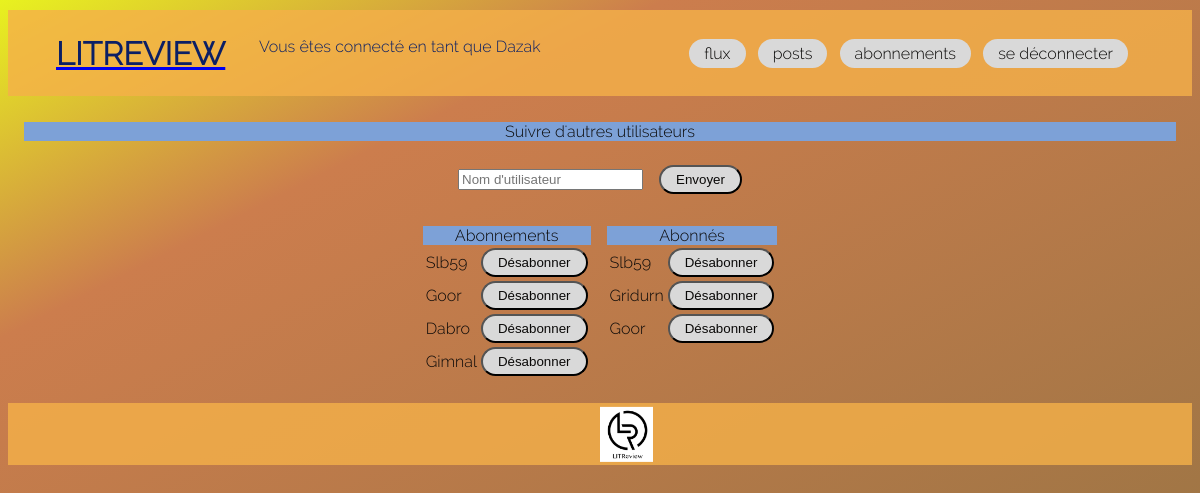
The page /account/subscribe/ (signed in) on the database its author committed.
### account/models.py (models this page shows, shortened)
class UserFollows(models.Model):
    user = models.ForeignKey(to=settings.AUTH_USER_MODEL,
                             on_delete=models.CASCADE,
                             related_name='following')
    followed_user = models.ForeignKey(to=settings.AUTH_USER_MODEL,
                                      on_delete=models.CASCADE,
                                      related_name='followed_by')
    class Meta:
        unique_together = ('user', 'followed_user', )
        verbose_name_plural = "users followed"

### account/views.py (the view, shortened to what this page needs)
# urls.py: path('subscribe/', views.SubscriptionView.as_view(), name='subscription'),
class SubscriptionView(LoginRequiredMixin, View):
    form_class = SubscriptionForm
    template_name = 'account/subscription.html'
    def define_context(self, connected_user) -> dict:
        followed_users = UserFollows.objects.filter(user=connected_user)
        subscriber_users = UserFollows.objects.filter(
            followed_user=connected_user)
        return {'followed_users': followed_users,
                'subscriber_users': subscriber_users}
    def get(self, request):
        form = self.form_class(request.user)
        context = self.define_context(request.user) | {'form': form}
        return render(
            request, self.template_name,
            context=context)

### account/forms.py (shortened to what this page needs)
class SubscriptionForm(ModelForm):
    username = forms.CharField(
        widget=forms.widgets.TextInput(
            attrs={'placeholder': "Nom d'utilisateur"}))
    def __init__(self, user, *args, **kwargs):
        self.user = user
        super().__init__(*args, **kwargs)
    class Meta:
        model = UserFollows
        fields = ['username']

### templates/account/subscription.html (shortened to what this page needs)
{% extends "base.html" %}
{% block content %}
<div class = 'subscription'>
    <div class = 'div_title'>Suivre d'autres utilisateurs</div>
    <div class = 'div_form'>
        <form method="post">
            <div>{{form.username}}</div>
            <div>
                <button class="btn" type="submit" >Envoyer</button>
            </div>
        </form>
        <div class ="subscription__message">
        </div>
    </div>
    <div class="subscription__lists">
        <div class="subscription__lists__subscriptions">
            <div class = 'div_title'>Abonnements</div>
            <table>
                {% for followed_user in followed_users %}
                <tr>
                    <td>{{followed_user.followed_user}}</td>
                    <td><a href="{% url 'account:unsubscription' followed_user.id %}"><button class="btn" type="button">
                        Désabonner</button></a>
                    </td>
                </tr>
                {% endfor %}
            </table>
        </div>
        <div class="subscription__lists__subscribers">
            <div class = 'div_title'>Abonnés</div>
            <table>
                {% for subscriber_user in subscriber_users %}
                <tr>
                    <td>{{subscriber_user.user}}</td>
                    <td><a href="{% url 'account:unsubscription' subscriber_user.id %}"><button class="btn" type="button">
                        Désabonner</button></a>
                    </td>
                </tr>
                {% endfor %}
            </table>
        </div>
    </div>
</div>
{% endblock %}

### templates/base/header.html (shortened to what this page needs)
{% load static %}
<!DOCTYPE html>
<html>
    <head>
    <link href="{% static "css/review.css" %}" rel="stylesheet">
    </head>
    <body>
        <header id="header">
            <a href="{% url 'review:feed' %}"><h1>LITREVIEW</h1></a>
            {% if user.is_authenticated %}
                <div class="user_connected">
                <p>Vous êtes connecté en tant que {{request.user}}</p>
                </div>
                <nav class="header__menu">
                    {% include 'navbar/navbar.html' %}
                </nav>
            {% endif %}
        </header>

### static/css/review.css (style rules this page uses)
html { background: linear-gradient(333deg, rgb(144, 115, 66) 0%, rgb(204, 125, 77) 76%, rgb(232, 242, 31) 100%); font-family: "Raleway-Light"; color: rgb(10, 9, 8); min-height: 100vh; scroll-behavior: smooth; overflow-x: hidden; }
h1 { font-size: 2rem; color: rgb(11, 31, 101); }
div { padding: 0.5rem; }
.btn { background-color: rgb(217, 217, 217); color: rgb(10, 9, 8); padding: 5px 15px; border-radius: 1rem; }
.div_title { background-color: rgb(125, 161, 215); padding: 0rem; text-align: center; }
form { display: flex; flex-direction: column; padding: 1rem; }
header { background-color: rgba(246, 177, 73, 0.8); padding: 0.2rem 3rem; display: grid; grid-template-columns: repeat(1fr 2fr 4fr); margin: 10px auto; }
header .user_connected { grid-column: 2; color: rgb(11, 31, 101); }
header .header__menu { padding-top: 0em; padding-right: 0em; grid-column: 4; margin: auto 1em; align-content: center; text-align: right; }
.subscription form { margin: 0; display: flex; flex-direction: row; justify-content: center; align-items: center; padding: 0; }
.subscription .div_form { display: flex; flex-direction: column; justify-content: center; align-items: center; margin: 0; padding: 1rem 0 0 0; }
.subscription .subscription__lists { display: flex; flex-direction: row; justify-content: center; padding: 0; }
form { margin: 0; display: flex; flex-direction: column; justify-content: center; padding: 0; }

### rows shown on the page
UserFollows: followed_user "Slb59"
UserFollows: followed_user "Goor"
UserFollows: followed_user "Dabro"
UserFollows: followed_user "Gimnal"
UserFollows: user "Slb59"
UserFollows: user "Gridurn"
UserFollows: user "Goor"

### other values the page prints
{{ request.user }} "Dazak"
